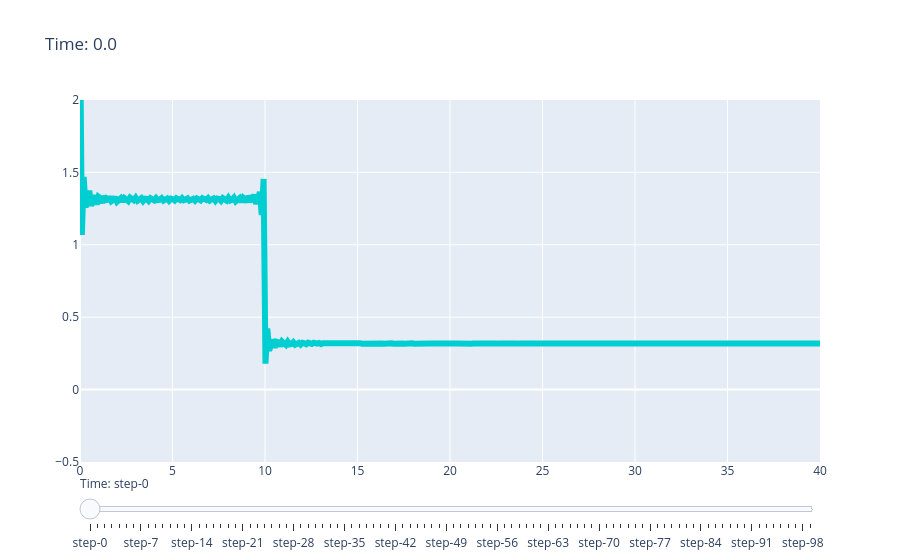

The code cell stored with this chart in its notebook:
### Markdown cell above
Podemos usar as células abaixo para animar soluções da equação do calor em uma barra infinita (0,00)

### Code cell
import numpy as np
import plotly.graph_objects as go
import plotly.express as px

#Barra no semi-eixo

#Temperatura zero na extremidade - transformada de senos
#Isolada na extremidade - transformada de cossenos



#velocidade de propagação
c = 1


#limite da integral
M = 40

# variável do comprimento

numpoints = 400
x = np.linspace(0,M,numpoints)


# variável do tempo em segundos
N=25
t_max = 10
t = np.linspace(0,t_max,N)


# Condição inicial
#f = np.exp(-x**2)
f = np.piecewise(x, [x < 10, x >= 10], [1, 0])


# Calculando a transformada de senos ou cossenos
def T_f(f,x):
    t_f = np.zeros(len(x))
    for j in range(len(x)):
        for i in range(len(x)):
            #t_f[i] =  t_f[i]+f[j]*np.sin(x[j]*x[i])
            t_f[i] =  t_f[i]+f[j]*np.cos(x[j]*x[i])
    t_f = t_f*np.sqrt(2/np.pi)/numpoints*M
    return t_f

t_f = T_f(f,x)

#fig = px.line(x=x,y=t_f)
#fig.show()

# Calculando a solução
def sol(x, tt, t_f):
    sol = np.zeros(len(x))
    for j in range(len(x)):
        for i in range(len(x)):
            #sol[i] = sol[i]+t_f[j]*np.exp(-x[j]**2*c**2*tt)*np.sin(x[j]*x[i])
            sol[i] = sol[i]+t_f[j]*np.exp(-x[j]**2*c**2*tt)*np.cos(x[j]*x[i])
    sol = sol*np.sqrt(2/np.pi)/numpoints*M
    return sol


# Create figure
ymin = -0.5 #mínimo para eixo y
ymax = 2 #máximo para eixo y
fig = go.Figure(layout_yaxis_range=[ymin, ymax])


# Add traces, one for each slider step
for step in np.arange(0, t_max, 0.1):
    trace=go.Scatter(
            visible=False,
            line=dict(color="#00CED1", width=6),
            name="𝜈 = " + str(step),
            y = sol(x,step,t_f),
            x=x
        )
    fig.add_trace(
        trace)

# Make 10th trace visible
fig.data[0].visible = True

# Create and add slider
steps = []
for i in range(len(fig.data)):
    step = dict(
        method="update",
        args=[{"visible": [False] * len(fig.data)},
              {"title": "Time: " + str(i/10)}],  # layout attribute
    )
    step["args"][0]["visible"][i] = True  # Toggle i'th trace to "visible"
    steps.append(step)

sliders = [dict(
    active=0,
    currentvalue={"prefix": "Time: "},
    pad={"t": 10},
    steps=steps
)]

fig.update_layout(
    sliders=sliders
)

fig.show()
